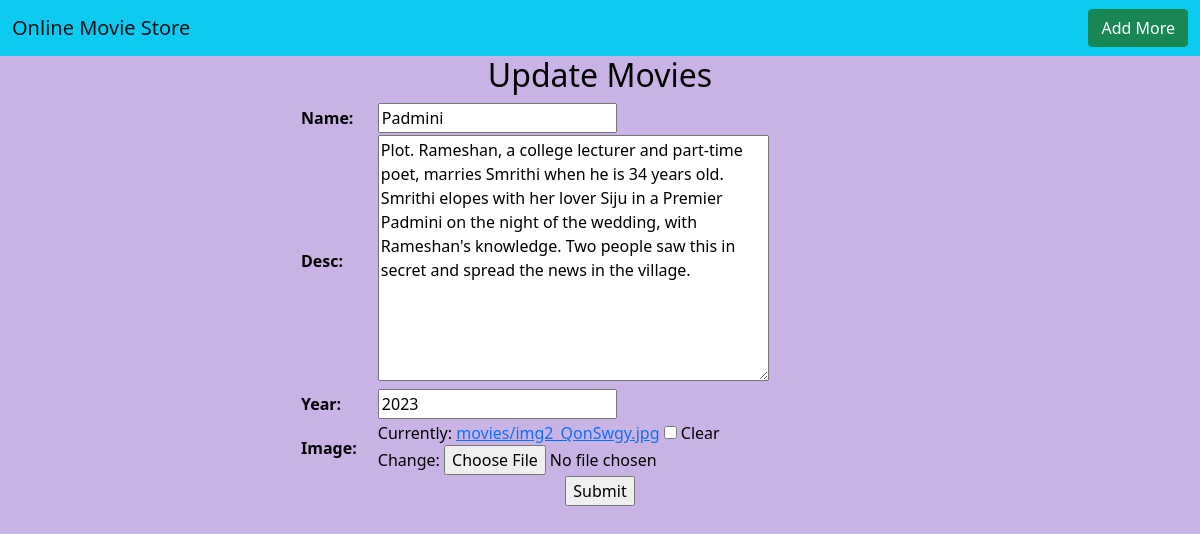
Page /update/3 on the committed database.
### app1/models.py (models this page shows, shortened)
class Movie(models.Model):
    name=models.CharField(max_length=30)
    desc=models.TextField()
    year=models.IntegerField()
    image=models.ImageField(upload_to='movies',null=True,blank=True)

### app1/views.py (the view)
# urls.py: path('update/<int:pk>',views.Movieupdate.as_view(),name="update"),
class Movieupdate(UpdateView):
    model = Movie
    template_name = "update.html"
    fields = "__all__"
    success_url = reverse_lazy("app1:home")

### templates/update.html (shortened to what this page needs)
<!DOCTYPE html>
{% extends 'base.html' %}
{% load static %}
{% block content %}
<center>
<h2>Update Movies</h2>
    <form method="POST" enctype="multipart/form-data">
        <table>
{{form.as_table}}
            </table>
        <input type="submit">
        </form>
</center>
{% endblock %}

### static/css/style.css (style rules this page uses)
body { background-color:#C9B3E5; color:black; }
table { width:50%; }

### rows in the picture
Movie: name "Padmini", desc "Plot. Rameshan, a college lecturer and part-time poet, marries Smrithi when he is 34 years old. Smrithi elopes with her lover Siju in a Premier Padmini on the night of the wedding, with Rameshan's knowledge. Two people saw this in secret and spread the news in the village.", year "2023"
